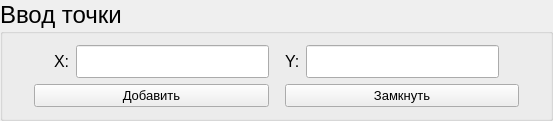
    <widget class="QGroupBox" name="groupBox">
     <property name="font">
      <font>
       <pointsize>18</pointsize>
      </font>
     </property>
     <property name="title">
      <string>Ввод точки</string>
     </property>
     <layout class="QVBoxLayout" name="verticalLayout">
      <item>
       <layout class="QHBoxLayout" name="horizontalLayout_4">
        <item>
         <spacer name="horizontalSpacer">
          <property name="orientation">
           <enum>Qt::Horizontal</enum>
          </property>
          <property name="sizeType">
           <enum>QSizePolicy::Fixed</enum>
          </property>
          <property name="sizeHint" stdset="0">
           <size>
            <width>40</width>
            <height>20</height>
           </size>
          </property>
         </spacer>
        </item>
        <item>
         <layout class="QHBoxLayout" name="horizontalLayout_2">
          <item>
           <widget class="QLabel" name="label">
            <property name="sizePolicy">
             <sizepolicy hsizetype="Fixed" vsizetype="Preferred">
              <horstretch>0</horstretch>
              <verstretch>0</verstretch>
             </sizepolicy>
            </property>
            <property name="font">
             <font>
              <pointsize>12</pointsize>
             </font>
            </property>
            <property name="text">
             <string>X:</string>
            </property>
           </widget>
          </item>
          <item>
           <widget class="QLineEdit" name="lineEditX">
            <property name="font">
             <font>
              <pointsize>16</pointsize>
             </font>
            </property>
           </widget>
          </item>
         </layout>
        </item>
        <item>
         <spacer name="horizontalSpacer_2">
          <property name="orientation">
           <enum>Qt::Horizontal</enum>
          </property>
          <property name="sizeType">
           <enum>QSizePolicy::Fixed</enum>
          </property>
          <property name="sizeHint" stdset="0">
           <size>
            <width>10</width>
            <height>20</height>
           </size>
          </property>
         </spacer>
        </item>
        <item>
         <layout class="QHBoxLayout" name="horizontalLayout">
          <item>
           <widget class="QLabel" name="label_2">
            <property name="sizePolicy">
             <sizepolicy hsizetype="Fixed" vsizetype="Preferred">
              <horstretch>0</horstretch>
              <verstretch>0</verstretch>
             </sizepolicy>
            </property>
            <property name="font">
             <font>
              <pointsize>12</pointsize>
             </font>
            </property>
            <property name="text">
             <string>Y:</string>
            </property>
           </widget>
          </item>
          <item>
           <widget class="QLineEdit" name="lineEditY">
            <property name="font">
             <font>
              <pointsize>16</pointsize>
             </font>
            </property>
           </widget>
          </item>
         </layout>
        </item>
        <item>
         <spacer name="horizontalSpacer_3">
          <property name="orientation">
           <enum>Qt::Horizontal</enum>
          </property>
          <property name="sizeType">
           <enum>QSizePolicy::Fixed</enum>
          </property>
          <property name="sizeHint" stdset="0">
           <size>
            <width>40</width>
            <height>20</height>
           </size>
          </property>
         </spacer>
        </item>
       </layout>
      </item>
      <item>
       <layout class="QHBoxLayout" name="horizontalLayout_3">
        <item>
         <spacer name="horizontalSpacer_5">
          <property name="orientation">
           <enum>Qt::Horizontal</enum>
          </property>
          <property name="sizeType">
           <enum>QSizePolicy::Fixed</enum>
          </property>
          <property name="sizeHint" stdset="0">
           <size>
            <width>20</width>
            <height>20</height>
           </size>
          </property>
         </spacer>
        </item>
        <item>
         <widget class="QPushButton" name="addPointButton">
          <property name="font">
           <font>
            <pointsize>10</pointsize>
           </font>
          </property>
          <property name="text">
           <string>Добавить</string>
          </property>
         </widget>
        </item>
        <item>
         <spacer name="horizontalSpacer_4">
          <property name="orientation">
           <enum>Qt::Horizontal</enum>
          </property>
          <property name="sizeType">
           <enum>QSizePolicy::Fixed</enum>
          </property>
          <property name="sizeHint" stdset="0">
           <size>
            <width>10</width>
            <height>20</height>
           </size>
          </property>
         </spacer>
        </item>
        <item>
         <widget class="QPushButton" name="finishFigureButton">
          <property name="font">
           <font>
            <pointsize>10</pointsize>
           </font>
          </property>
          <property name="text">
           <string>Замкнуть</string>
          </property>
         </widget>
        </item>
        <item>
         <spacer name="horizontalSpacer_27">
          <property name="orientation">
           <enum>Qt::Horizontal</enum>
          </property>
          <property name="sizeType">
           <enum>QSizePolicy::Fixed</enum>
          </property>
          <property name="sizeHint" stdset="0">
           <size>
            <width>20</width>
            <height>20</height>
           </size>
          </property>
         </spacer>
        </item>
       </layout>
      </item>
     </layout>
    </widget>
